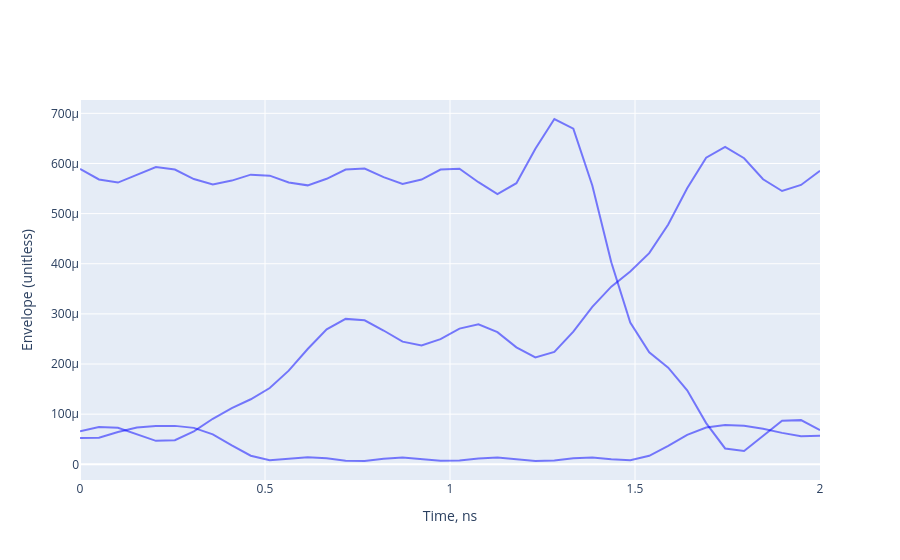

The code cell stored with this chart in its notebook:
### Code cell
signal = system.find_child("receiver_output").output
fig = plot_eye_diagram(signal, symbol_rate=data_rate / bits_per_symbol, line={"color": "rgba(0, 0, 255, 0.5)"})
fig.show()
